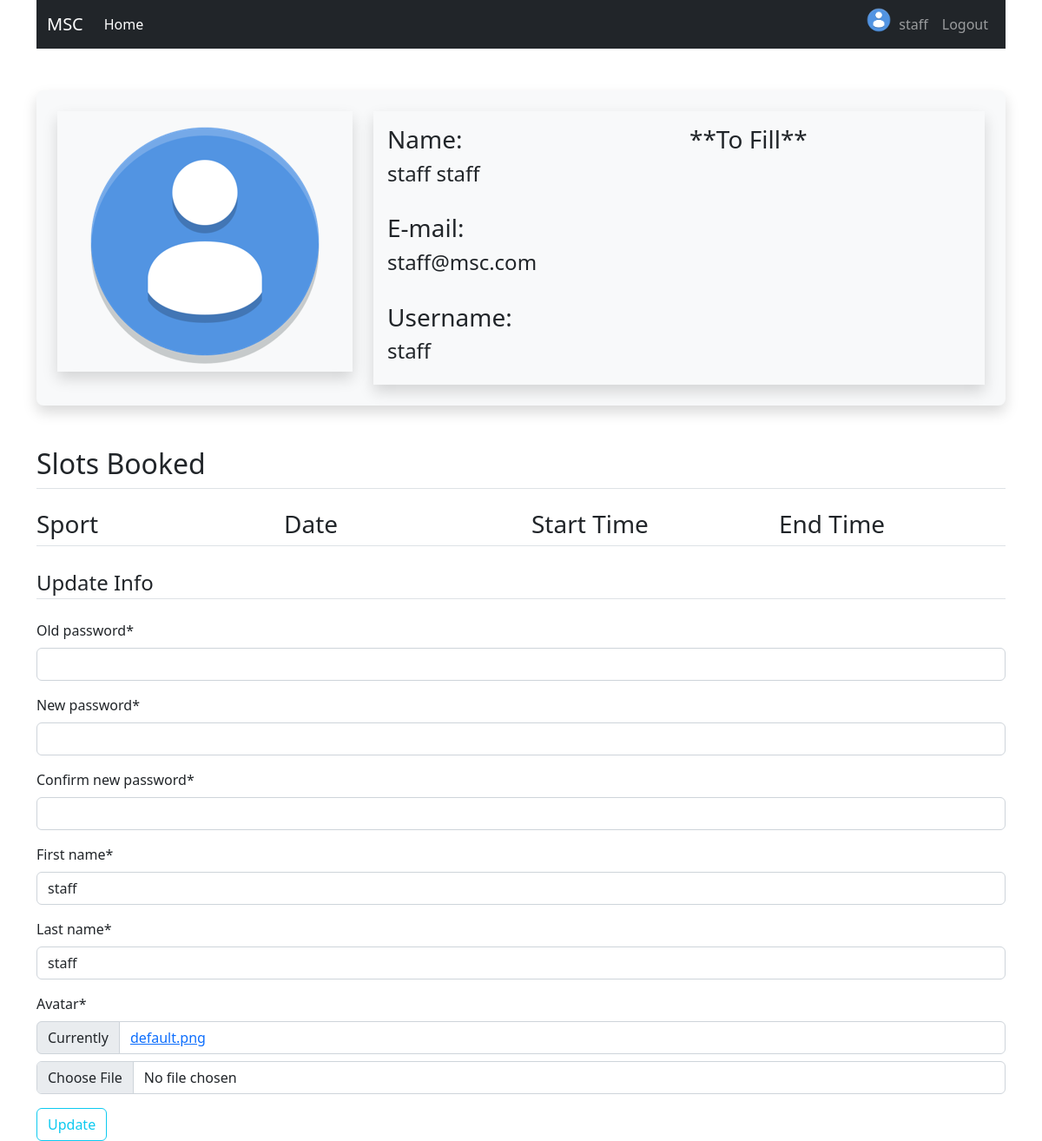
The page /profile/ (signed in) on the database its author committed.
### users/models.py (models this page shows, shortened)
class User(AbstractUser):
    username = models.CharField(max_length=255, null=True, default='', unique=True)
    email = models.EmailField(unique=True)
    avatar = models.ImageField(default='default.png', upload_to='profile_pics')
    first_name = models.CharField(max_length = 255, null=True, default='')
    last_name = models.CharField(max_length = 255, null=True, default='')
    USERNAME_FIELD = 'username'
    REQUIRED_FIELDS = ['email']
    class Meta:
        verbose_name = 'User'
        verbose_name_plural = 'Users'

### users/views.py (the view)
# urls.py: path('profile/', user_views.profile, name='profile'),
@login_required
def profile(request):
    if request.method == 'POST':
        form = UserProfileForm(request.POST, instance=request.user)
        if form.is_valid():
            user = form.save(commit=False)
            new_password = form.cleaned_data.get('new_password')
            old_password = form.cleaned_data.get('old_password')
            if user.check_password(old_password):
                user.set_password(new_password)
            else:
                messages.error(request, f'Your password was incorrect!')
                return redirect('profile')
            try:
                user.avatar = request.FILES['avatar']
                user.save()
                img = Image.open(user.avatar.path)
                img.thumbnail((300,300))
                img.save(user.avatar.path)
            except:
                user.save()
            messages.success(request, f'Your account has been updated!')
            return redirect('profile')
    else:
        form = UserProfileForm(instance=request.user)
    req_lis=[i for i in BookRequest.objects.all() if i.user == request.user]
    context = {
        'form':form,
        'title':'Profile',
        'req_lis':req_lis,
    }
    return render(request, 'users/profile.html', context)

### users/forms.py (shortened to what this page needs)
class UserProfileForm(ModelForm):
    old_password = forms.CharField(widget=forms.PasswordInput())
    new_password = forms.CharField(widget=forms.PasswordInput())
    confirm_new_password=forms.CharField(widget=forms.PasswordInput())
    class Meta:
        model = User
        fields = ['old_password', 'new_password', 'confirm_new_password', 'first_name', 'last_name', 'avatar',]

### users/templates/users/profile.html (shortened to what this page needs)
{% extends "users/base.html" %}
{% load crispy_forms_tags %}
{% block content %}
    <div class="content-section">
        <div class="media">
            <div class="profile-card text-center shadow bg-light p-4 my-5 rounded-3">
                <div class="row">
                    <div class="col-sm-4">
                        <div class="profile-photo shadow">
                            <img src="{{ user.avatar.url }}" class="image-fluid image-thumbnail rounded-circle account-img">
                        </div>
                    </div>
                    <div class="col-sm-8">
                        <div class="profile-photo shadow p-3" align='left'>
                            <div class="media-body">
                                <div class="row">
                                    <div class="col-sm-6">
                                        <h3 class="account-heading">Name:</h3>
                                        <h4>{{ user.first_name }} {{ user.last_name }}</h4>
                                        <br>
                                        <h3 class="account-heading">E-mail:</h3>
                                        <h4>{{ user.email }}</h4>
                                        <br>
                                        <h3 class="account-heading">Username:</h3>
                                        <h4>{{ user.username }}</h4>
                                    </div>
                                    <div class="col-sm-6">
                                        <h3 class="account-heading">**To Fill**</h3>
                                    </div>
                                </div>
                            </div>
                        </div>
                    </div>
                </div>
            </div>
        </div>
    </div>
    <legend class="border-bottom mb-4">
    <div class="content-section">
        <legend class="border-bottom mb-4"><h2>Slots Booked</h2></legend>
        <div class="media">
            <div class="row">
                <div class="col-sm-3">
                    <h3>Sport</h3>
                </div>
                <div class="col-sm-3">
                    <h3>Date</h3>
                </div>
                <div class="col-sm-3">
                    <h3>Start Time</h3>
                </div>
                <div class="col-sm-3">
                    <h3>End Time</h3>
                </div>
            </div>
        </div>
    </div>
</legend>
    <div>
        <form method="POST" enctype="multipart/form-data">
            <fieldset class="form-group">
                <legend class="border-bottom mb-4">Update Info</legend>
                {{ form|crispy }}
            </fieldset>
            <div class="form-group">
                <button class="btn btn-outline-info" type="submit">Update</button>
            </div>
        </form>
    </div>
{% endblock content %}

### users/templates/users/base.html (shortened to what this page needs)
{% load static %}
<!doctype html>
<html lang="en">
  <head>
    <link href="https://cdn.jsdelivr.net/npm/bootstrap@5.2.0/dist/css/bootstrap.min.css" rel="stylesheet">
  </head>
  <body>
    <div class="container">
      <nav class="navbar sticky-top navbar-expand-lg navbar-dark bg-dark">
        <div class="container-fluid">
          <a class="navbar-brand" href="https://tinyurl.com/3wcyvb7x">MSC</a>
          <div class="collapse navbar-collapse" id="navbarSupportedContent">
            <ul class="navbar-nav me-auto mb-2 mb-lg-0">
              <li class="nav-item">
                <a class="nav-link active" aria-current="page" href="{% url 'home' %}">Home</a>
              </li>
            </ul>
            <div class="navbar-nav">
              {% if user.is_authenticated %}
                <a href="{% url 'profile' %}"><img src="{{ user.avatar.url }}" alt="user-image" width="30" class="image-fluid image-thumbnail rounded-circle account-img"></a>
                <a class="nav-item nav-link" href="{% url 'profile' %}">{{ user.username }}</a>
                <a class="nav-item nav-link" href="{% url 'logout' %}">Logout</a>
              {% else %}
                <a class="nav-item nav-link" href="{% url 'login' %}">Login</a>
                <a class="nav-item nav-link" href="{% url 'register' %}">Register</a>
              {% endif %}
            </div>
          </div>
        </div>
      </nav>
      {% block content %}{% endblock %}
    </div>
  </body>
</html>

### rows shown on the page
User: avatar (placeholder picture), username "staff", first_name "staff", last_name "staff", email "staff@msc.com"
